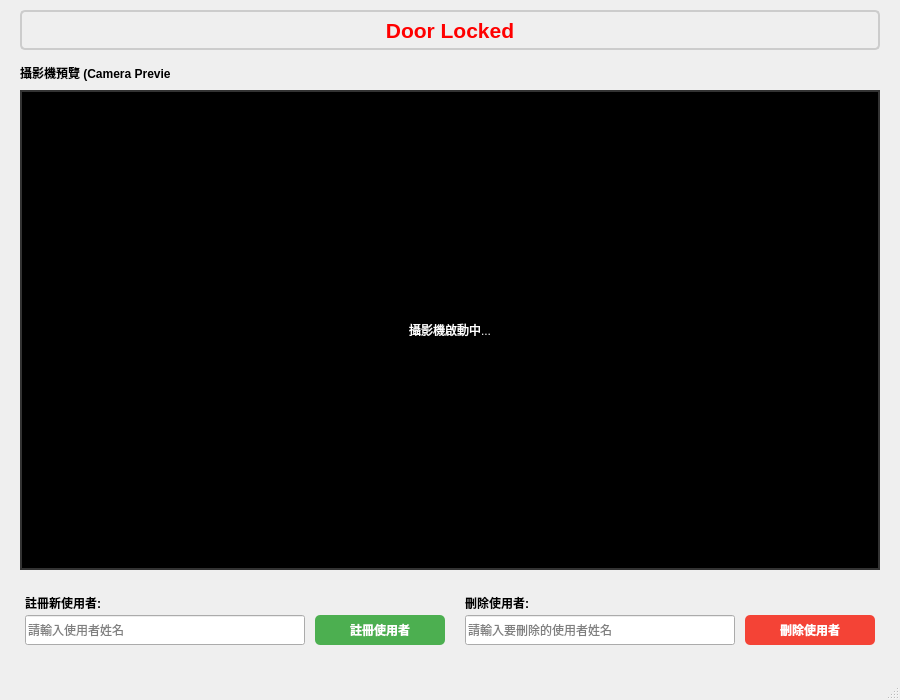
<?xml version="1.0" encoding="UTF-8"?>
<ui version="4.0">
 <class>MainWindow</class>
 <widget class="QMainWindow" name="MainWindow">
  <property name="geometry">
   <rect>
    <x>0</x>
    <y>0</y>
    <width>900</width>
    <height>700</height>
   </rect>
  </property>
  <property name="windowTitle">
   <string>人臉辨識門禁系統 - Face Recognition Access Control</string>
  </property>
  <widget class="QWidget" name="centralwidget">
   <widget class="QLabel" name="label_status">
    <property name="geometry">
     <rect>
      <x>20</x>
      <y>10</y>
      <width>860</width>
      <height>40</height>
     </rect>
    </property>
    <property name="text">
     <string>Door Locked</string>
    </property>
    <property name="alignment">
     <set>Qt::AlignCenter</set>
    </property>
    <property name="styleSheet">
     <string>color: red; font-weight: bold; font-size: 16pt; border: 2px solid #ccc; border-radius: 5px; padding: 5px;</string>
    </property>
   </widget>
   <widget class="QLabel" name="label">
    <property name="geometry">
     <rect>
      <x>20</x>
      <y>60</y>
      <width>150</width>
      <height>25</height>
     </rect>
    </property>
    <property name="text">
     <string>攝影機預覽 (Camera Preview)</string>
    </property>
    <property name="styleSheet">
     <string>font-weight: bold;</string>
    </property>
   </widget>
   <widget class="QLabel" name="label_camera">
    <property name="geometry">
     <rect>
      <x>20</x>
      <y>90</y>
      <width>860</width>
      <height>480</height>
     </rect>
    </property>
    <property name="text">
     <string>攝影機啟動中...</string>
    </property>
    <property name="alignment">
     <set>Qt::AlignCenter</set>
    </property>
    <property name="styleSheet">
     <string>border: 2px solid #333; background-color: #000; color: #fff;</string>
    </property>
   </widget>
   <widget class="QWidget" name="widget_register" native="true">
    <property name="geometry">
     <rect>
      <x>20</x>
      <y>585</y>
      <width>430</width>
      <height>60</height>
     </rect>
    </property>
    <widget class="QLabel" name="label_2">
     <property name="geometry">
      <rect>
       <x>5</x>
       <y>5</y>
       <width>100</width>
       <height>25</height>
      </rect>
     </property>
     <property name="text">
      <string>註冊新使用者:</string>
     </property>
     <property name="styleSheet">
      <string>font-weight: bold;</string>
     </property>
    </widget>
    <widget class="QLineEdit" name="lineEdit_name">
     <property name="geometry">
      <rect>
       <x>5</x>
       <y>30</y>
       <width>280</width>
       <height>30</height>
      </rect>
     </property>
     <property name="placeholderText">
      <string>請輸入使用者姓名</string>
     </property>
    </widget>
    <widget class="QPushButton" name="pushButton_register">
     <property name="geometry">
      <rect>
       <x>295</x>
       <y>30</y>
       <width>130</width>
       <height>30</height>
      </rect>
     </property>
     <property name="text">
      <string>註冊使用者</string>
     </property>
     <property name="styleSheet">
      <string>QPushButton { background-color: #4CAF50; color: white; font-weight: bold; border-radius: 5px; } QPushButton:hover { background-color: #45a049; }</string>
     </property>
    </widget>
   </widget>
   <widget class="QWidget" name="widget_delete" native="true">
    <property name="geometry">
     <rect>
      <x>460</x>
      <y>585</y>
      <width>420</width>
      <height>60</height>
     </rect>
    </property>
    <widget class="QLabel" name="label_3">
     <property name="geometry">
      <rect>
       <x>5</x>
       <y>5</y>
       <width>100</width>
       <height>25</height>
      </rect>
     </property>
     <property name="text">
      <string>刪除使用者:</string>
     </property>
     <property name="styleSheet">
      <string>font-weight: bold;</string>
     </property>
    </widget>
    <widget class="QLineEdit" name="lineEdit_DELETNAME">
     <property name="geometry">
      <rect>
       <x>5</x>
       <y>30</y>
       <width>270</width>
       <height>30</height>
      </rect>
     </property>
     <property name="placeholderText">
      <string>請輸入要刪除的使用者姓名</string>
     </property>
    </widget>
    <widget class="QPushButton" name="pushButton_DELETE">
     <property name="geometry">
      <rect>
       <x>285</x>
       <y>30</y>
       <width>130</width>
       <height>30</height>
      </rect>
     </property>
     <property name="text">
      <string>刪除使用者</string>
     </property>
     <property name="styleSheet">
      <string>QPushButton { background-color: #f44336; color: white; font-weight: bold; border-radius: 5px; } QPushButton:hover { background-color: #da190b; }</string>
     </property>
    </widget>
   </widget>
  </widget>
  <widget class="QMenuBar" name="menubar">
   <property name="geometry">
    <rect>
     <x>0</x>
     <y>0</y>
     <width>900</width>
     <height>24</height>
    </rect>
   </property>
  </widget>
  <widget class="QStatusBar" name="statusbar"/>
 </widget>
 <resources/>
 <connections/>
</ui>
